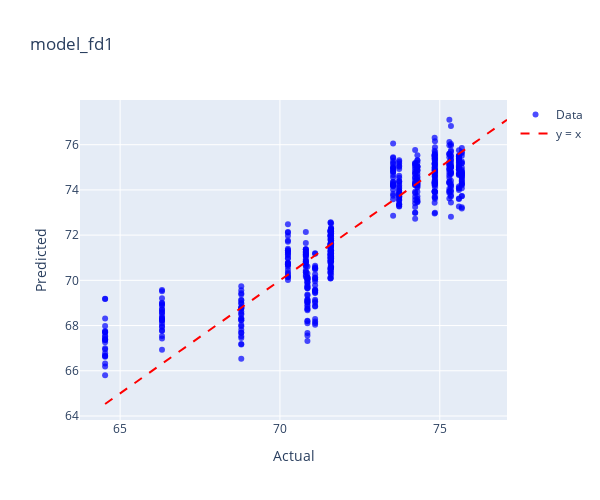
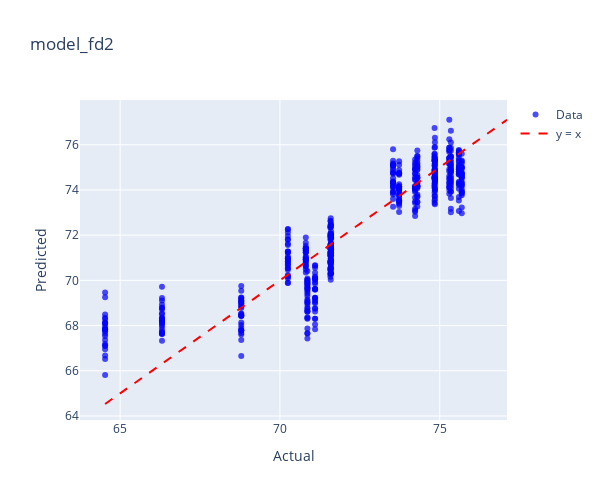
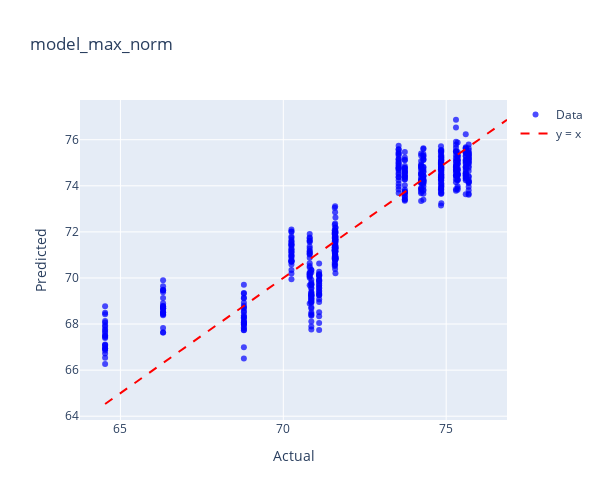
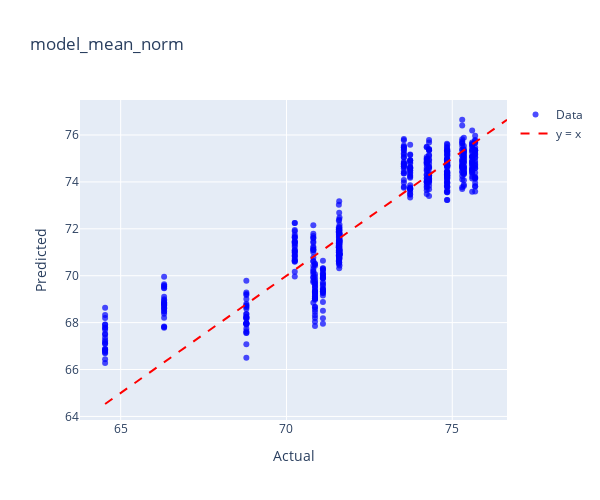

These figures' notebook cell, in order:
### Code cell
model_dict = {
    'model_fd1': (model_fd1, lemak_fd1),
    'model_fd2': (model_fd2, lemak_fd2),
    'model_max_norm': (model_max_norm, lemak_max_norm),
    'model_mean_norm': (model_mean_norm, lemak_mean_norm),
    'model_msc': (model_msc, lemak_msc),
    'model_ori': (model_ori, lemak_ori),
    'model_range_norm': (model_range_norm, lemak_range_norm),
    'model_sg1': (model_sg1, lemak_sg1),
    'model_sg2': (model_sg2, lemak_sg2),
    'model_snv': (model_snv, lemak_snv),
}

for name, (model, data) in model_dict.items():
    print(f"Plotting for {name}")
    plot_actual_vs_predicted_plotly(model, data, 'LEMAK',name)

### Figure 1 — Plotly figure (JSON) as saved in the notebook; plotly's stock layout.template omitted (floating-point values rounded to 4 significant figures; data arrays with more than 128 entries replaced by an {"elided": "..."} marker saying what was removed)
{"data": [{"hovertemplate": "Index: %{text}<br>Actual: %{x}<br>Predicted: %{y}<extra></extra>", "marker": {"color": "blue", "opacity": 0.7, "size": 6}, "mode": "markers", "name": "Data", "text": {"elided": "578 str values"}, "type": "scatter", "x": {"elided": "578 float values"}, "y": {"elided": "578 float values"}}, {"line": {"color": "red", "dash": "dash"}, "mode": "lines", "name": "y = x", "type": "scatter", "x": [64.53, 77.1], "y": [64.53, 77.1]}], "layout": {"height": 500, "title": {"text": "model_fd1"}, "width": 600, "xaxis": {"title": {"text": "Actual"}}, "yaxis": {"title": {"text": "Predicted"}}}}

### Figure 2 — Plotly figure (JSON) as saved in the notebook; plotly's stock layout.template omitted (floating-point values rounded to 4 significant figures; data arrays with more than 128 entries replaced by an {"elided": "..."} marker saying what was removed)
{"data": [{"hovertemplate": "Index: %{text}<br>Actual: %{x}<br>Predicted: %{y}<extra></extra>", "marker": {"color": "blue", "opacity": 0.7, "size": 6}, "mode": "markers", "name": "Data", "text": {"elided": "578 str values"}, "type": "scatter", "x": {"elided": "578 float values"}, "y": {"elided": "578 float values"}}, {"line": {"color": "red", "dash": "dash"}, "mode": "lines", "name": "y = x", "type": "scatter", "x": [64.53, 77.11], "y": [64.53, 77.11]}], "layout": {"height": 500, "title": {"text": "model_fd2"}, "width": 600, "xaxis": {"title": {"text": "Actual"}}, "yaxis": {"title": {"text": "Predicted"}}}}

### Figure 3 — Plotly figure (JSON) as saved in the notebook; plotly's stock layout.template omitted (floating-point values rounded to 4 significant figures; data arrays with more than 128 entries replaced by an {"elided": "..."} marker saying what was removed)
{"data": [{"hovertemplate": "Index: %{text}<br>Actual: %{x}<br>Predicted: %{y}<extra></extra>", "marker": {"color": "blue", "opacity": 0.7, "size": 6}, "mode": "markers", "name": "Data", "text": {"elided": "578 str values"}, "type": "scatter", "x": {"elided": "578 float values"}, "y": {"elided": "578 float values"}}, {"line": {"color": "red", "dash": "dash"}, "mode": "lines", "name": "y = x", "type": "scatter", "x": [64.53, 76.87], "y": [64.53, 76.87]}], "layout": {"height": 500, "title": {"text": "model_max_norm"}, "width": 600, "xaxis": {"title": {"text": "Actual"}}, "yaxis": {"title": {"text": "Predicted"}}}}

### Figure 4 — Plotly figure (JSON) as saved in the notebook; plotly's stock layout.template omitted (floating-point values rounded to 4 significant figures; data arrays with more than 128 entries replaced by an {"elided": "..."} marker saying what was removed)
{"data": [{"hovertemplate": "Index: %{text}<br>Actual: %{x}<br>Predicted: %{y}<extra></extra>", "marker": {"color": "blue", "opacity": 0.7, "size": 6}, "mode": "markers", "name": "Data", "text": {"elided": "578 str values"}, "type": "scatter", "x": {"elided": "578 float values"}, "y": {"elided": "578 float values"}}, {"line": {"color": "red", "dash": "dash"}, "mode": "lines", "name": "y = x", "type": "scatter", "x": [64.53, 76.65], "y": [64.53, 76.65]}], "layout": {"height": 500, "title": {"text": "model_mean_norm"}, "width": 600, "xaxis": {"title": {"text": "Actual"}}, "yaxis": {"title": {"text": "Predicted"}}}}
